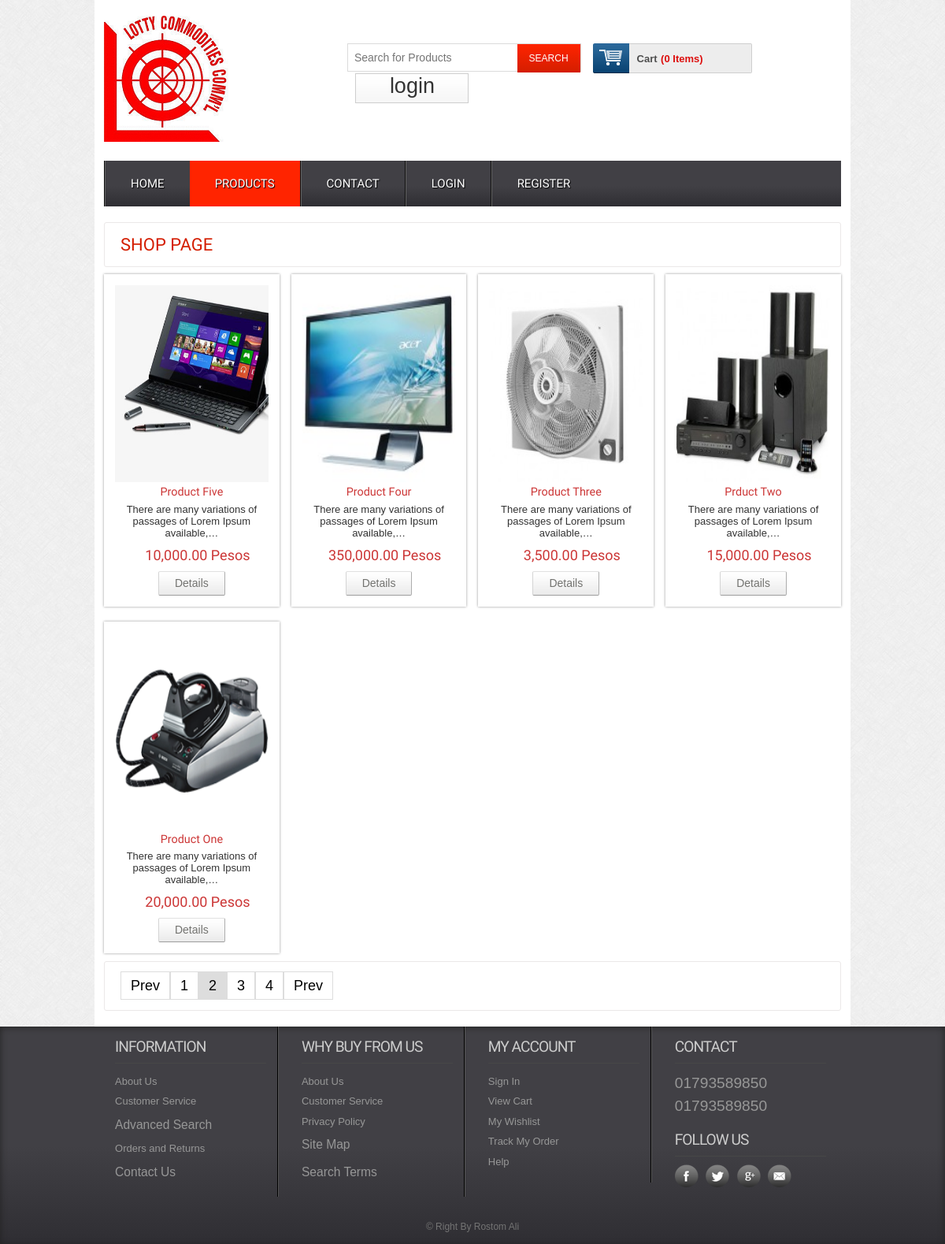
/product, run on the app's committed database.
### tables this page shows
CREATE TABLE `tbl_product` (
  `product_id` int(11) NOT NULL,
  `product_title` varchar(255) NOT NULL,
  `product_short_description` text NOT NULL,
  `product_long_description` text NOT NULL,
  `product_image` varchar(255) NOT NULL,
  `product_price` int(11) NOT NULL,
  `product_quantity` int(11) NOT NULL,
  `product_feature` tinyint(4) NOT NULL,
  `product_category` int(11) NOT NULL,
  `product_brand` int(11) NOT NULL,
  `product_author` int(11) NOT NULL,
  `product_view` int(11) NOT NULL DEFAULT 0,
  `published_date` timestamp NOT NULL DEFAULT current_timestamp(),
  `publication_status` tinyint(4) NOT NULL
);

### application/controllers/Web.php (called while the page is built, shortened)
<?php
class Web extends CI_Controller {
    public function product() {
        $data = array();
        $data['get_all_product'] = $this->web_model->get_all_product();
        $this->load->view('web/inc/header');
        $this->load->view('web/pages/product', $data);
        $this->load->view('web/inc/footer');
    }
}

### index.php (called while the page is built, shortened)
<?php
require_once BASEPATH.'core/CodeIgniter.php';

### application/models/Web_Model.php (called while the page is built, shortened)
<?php
class Web_Model extends CI_Model {
    public function get_all_product() {
        $this->db->select('*');
        $this->db->from('tbl_product');
        $this->db->join('tbl_category', 'tbl_category.id=tbl_product.product_category');
        $this->db->join('tbl_brand', 'tbl_brand.brand_id=tbl_product.product_brand');
        $this->db->order_by('tbl_product.product_id', 'DESC');
        $this->db->where('tbl_product.publication_status', 1);
        $info = $this->db->get();
        return $info->result();
    }
}

### application/views/web/pages/product.php (the view, shortened to what this page needs)
<div class="main">
    <div class="content">
        <div class="content_top">
            <div class="heading">
                <h3>Shop Page</h3>
            </div>
        </div>
        <?php
        $arr_chunk_product = array_chunk($get_all_product, 4);
        foreach ($arr_chunk_product as $chunk_products) {
            ?>
            <div class="section group">
                <?php foreach ($chunk_products as $single_products) { ?>
                    <div class="grid_1_of_4 images_1_of_4">
                        <a href="<?php echo base_url('single/'.$single_products->product_id);?>"><img style="width:250px;height:250px" src="<?php echo base_url('uploads/'.$single_products->product_image)?>" alt="" /></a>
                        <h2><?php echo $single_products->product_title ?></h2>
                        <p><?php echo word_limiter($single_products->product_short_description, 10) ?></p>
                        <p><span class="price"><?php echo $this->cart->format_number($single_products->product_price) ?> Pesos</span></p>
                        <div class="button"><span><a href="<?php echo base_url('single/'.$single_products->product_id);?>" class="details">Details</a></span></div>
                    </div>
                    <?php
                }
                ?>
            </div>
            <?php
        }
        ?>
        <div class="content_pagi">
            <div class="pagination">
                <ul>
                    <li><a href="#">Prev</a></li>
                    <li><a href="#">1</a></li>
                    <li class="pagiactive"><a href="#">2</a></li>
                    <li><a href="#">3</a></li>
                    <li><a href="#">4</a></li>
                    <li><a href="#">Prev</a></li>
                </ul>
            </div>
        </div>
    </div>
</div>

### assets/web/css/style.css (style rules this page uses)
html,body,div,span,applet,object,iframe,h1,h2,h3,h4,h5,h6,p,blockquote,pre,a,abbr,acronym,address,big,cite,code,del,dfn,em,img,ins,kbd,q,s,samp,small,strike,strong,sub,sup,tt,var,b,u,i,dl,dt,dd,ol,nav ul,nav li,fieldset,form,label,legend,table,caption,tbody,tfoot,thead,tr,th,td,article,aside,canvas,details,embed,figure,figcaption,footer,header,hgroup,menu,nav,output,ruby,section,summary,time,mark,audio,video { margin:0;padding:0;border:0;font-size:100%;font:inherit;vertical-align:baseline; }
ol,ul { list-style:none;margin:0;padding:0; }
a { text-decoration:none; }
img { max-width:100%; }
body { font-family:Arial, Helvetica, sans-serif; background:url(../images/body_bg3.jpg); }
.section { clear: both; padding: 0px; margin: 0px; }
.group:before, .group:after { content:""; display:table; }
.group:after { clear:both; }
.group { zoom:1; }
.content { padding:20px 0; background:#FFF; }
.content h2 { font-size:23px; color:#6C6C6C; font-family: 'Monda', sans-serif; }
.content_top { padding:15px 20px; border:1px solid #EBE8E8; border-radius:3px; }
.heading { float:left; margin-right:10%; }
.heading h3 { font-family: 'Monda', sans-serif; font-size:22px; color:#d41e00; text-transform:uppercase; }
.grid_1_of_4 { display: block; float:left; margin: 1% 0 1% 1.6%; box-shadow: 0px 0px 3px rgb(150, 150, 150); }
.grid_1_of_4:first-child { margin-left: 0; }
.images_1_of_4 { width: 20.8%; padding:1.5%; text-align:center; position:relative; }
.images_1_of_4 img { max-width:100%; }
.images_1_of_4 h2 { color: #CC3636; font-family: 'Monda', sans-serif; font-size:0.9em; font-weight : normal; }
.images_1_of_4 p { font-size:0.8125em; padding:0.4em 0; color: #333; }
.images_1_of_4 p span.price { font-size:18px; font-family: 'Monda', sans-serif; color: #CC3636; margin-left:15px; }
.images_1_of_4 .button { float: left; line-height: 1.9em; margin-top: 0.3em; width: 100%; }
.images_1_of_4 .button a { padding:7px 20px; font-size:0.8em; }
.images_1_of_4 .button a { font-family: "Trebuchet MS",Arial,Helvetica,sans-serif; font-size: 14px; line-height: 15px; text-transform: none; color: #737370; text-decoration: none!important; background: url(../images/button-bg.png) repeat-x 0 0 #E8E8E8; display: inline-block; border-left: 1px solid #D4D4D4!important; border-right: 1px solid #ADADAD!important; border-top: 1px solid #E0E0E0!important; border-bottom: 1px solid #9C9C9C!important; cursor: pointer!important; margin: 0 2px; border-radius: 2px; -moz-border-radius: 2px; -webkit-border-radius: 2px; -webkit-transition: all 0.5s ease; -moz-transition: all 0.5s ease; -o-transition: all 0.5s ease; transition: all 0.5s ease; }

### application/views/web/pages/product.php (style rules this page uses)
.content_pagi { padding:20px;border: 1px solid #EBE8E8;border-radius: 3px; }
.pagination ul li { float: left }
.pagination ul li a { color: #000;padding: 7px 12px;border: 1px solid #ddd;font-size: 18px; }
.pagiactive a { background:#ddd; }

### data on the page
tbl_product: product_image (picture), product_title "Product Five", product_short_description "There are many variations of passages of Lorem Ipsum available,…", product_price "10,000.00"
tbl_product: product_image (picture), product_title "Product Four", product_short_description "There are many variations of passages of Lorem Ipsum available,…", product_price "350,000.00"
tbl_product: product_image (picture), product_title "Product Three", product_short_description "There are many variations of passages of Lorem Ipsum available,…", product_price "3,500.00"
tbl_product: product_image (picture), product_title "Prduct Two", product_short_description "There are many variations of passages of Lorem Ipsum available,…", product_price "15,000.00"
tbl_product: product_image (picture), product_title "Product One", product_short_description "There are many variations of passages of Lorem Ipsum available,…", product_price "20,000.00"

### other printed values
$this->cart->total_items() "0"
$result->$para "01793589850 01793589850 © Right By Rostom Ali"
